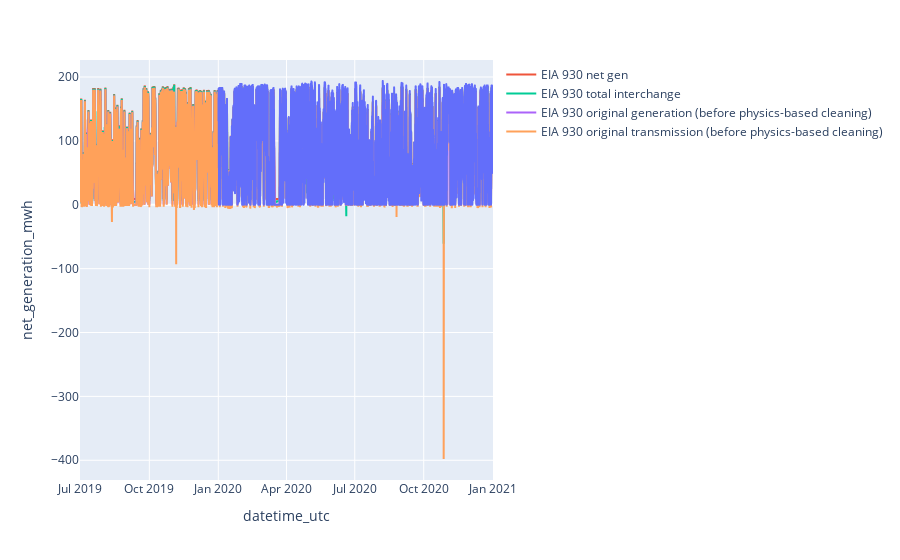

Here is the notebook cell this chart was saved with:
### Code cell
fig = px.line(ps, x="datetime_utc", y="net_generation_mwh")

fig.add_trace(go.Scatter(x=hc.eia930.df.index, y=hc.eia930.df["EBA.WWA-ALL.NG.H"],
                    mode='lines',
                    name='EIA 930 net gen'))

fig.add_trace(go.Scatter(x=hc.eia930.df.index, y=hc.eia930.df["EBA.WWA-ALL.TI.H"],
                    mode='lines',
                    name='EIA 930 total interchange'))

fig.add_trace(go.Scatter(x=eia_orig.df.index, y=eia_orig.df["EBA.WWA-ALL.NG.H"],
                    mode='lines',
                    name='EIA 930 original generation (before physics-based cleaning)'))

fig.add_trace(go.Scatter(x=eia_orig.df.index, y=eia_orig.df["EBA.WWA-ALL.TI.H"],
                    mode='lines',
                    name='EIA 930 original transmission (before physics-based cleaning)'))


fig.show()

### Figure 1 — Plotly figure (JSON) as saved in the notebook; plotly's stock layout.template omitted (floating-point values rounded to 4 significant figures; data arrays with more than 128 entries replaced by an {"elided": "..."} marker saying what was removed)
{"data": [{"hovertemplate": "datetime_utc=%{x}<br>net_generation_mwh=%{y}<extra></extra>", "legendgroup": "", "line": {"color": "#636efa", "dash": "solid"}, "marker": {"symbol": "circle"}, "mode": "lines", "name": "", "showlegend": false, "type": "scattergl", "x": {"elided": "8784 str values"}, "xaxis": "x", "y": {"elided": "8784 float values"}, "yaxis": "y"}, {"mode": "lines", "name": "EIA 930 net gen", "type": "scatter", "x": {"elided": "13223 str values"}, "y": {"elided": "13223 float values"}}, {"mode": "lines", "name": "EIA 930 total interchange", "type": "scatter", "x": {"elided": "13223 str values"}, "y": {"elided": "13223 float values"}}, {"mode": "lines", "name": "EIA 930 original generation (before physics-based cleaning)", "type": "scatter", "x": {"elided": "13223 str values"}, "y": {"elided": "13223 float values"}}, {"mode": "lines", "name": "EIA 930 original transmission (before physics-based cleaning)", "type": "scatter", "x": {"elided": "13223 str values"}, "y": {"elided": "13223 float values"}}], "layout": {"legend": {"tracegroupgap": 0}, "margin": {"t": 60}, "xaxis": {"anchor": "y", "domain": [0, 1], "title": {"text": "datetime_utc"}}, "yaxis": {"anchor": "x", "domain": [0, 1], "title": {"text": "net_generation_mwh"}}}}
